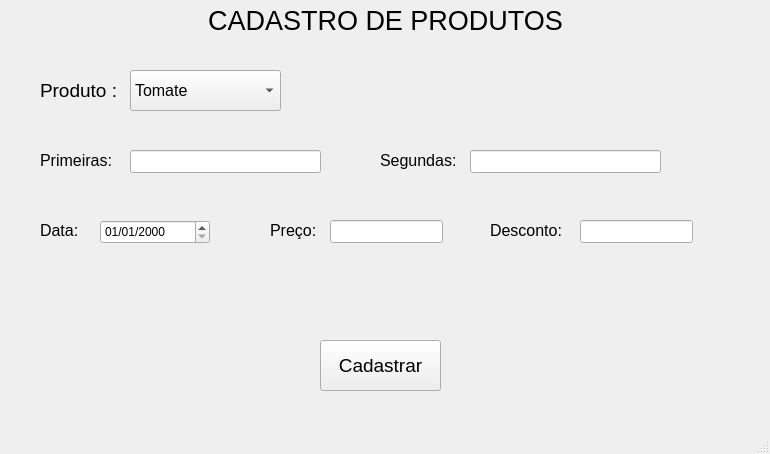
<?xml version="1.0" encoding="UTF-8"?>
<ui version="4.0">
 <class>Cadastro</class>
 <widget class="QMainWindow" name="Cadastro">
  <property name="geometry">
   <rect>
    <x>0</x>
    <y>0</y>
    <width>770</width>
    <height>454</height>
   </rect>
  </property>
  <property name="windowTitle">
   <string>MainWindow</string>
  </property>
  <property name="styleSheet">
   <string notr="true"/>
  </property>
  <widget class="QWidget" name="centralwidget">
   <widget class="QLabel" name="label">
    <property name="geometry">
     <rect>
      <x>40</x>
      <y>80</y>
      <width>91</width>
      <height>20</height>
     </rect>
    </property>
    <property name="font">
     <font>
      <pointsize>14</pointsize>
     </font>
    </property>
    <property name="text">
     <string>Produto :</string>
    </property>
   </widget>
   <widget class="QComboBox" name="cbProduto">
    <property name="geometry">
     <rect>
      <x>130</x>
      <y>70</y>
      <width>151</width>
      <height>41</height>
     </rect>
    </property>
    <property name="font">
     <font>
      <pointsize>12</pointsize>
     </font>
    </property>
    <item>
     <property name="text">
      <string>Tomate</string>
     </property>
    </item>
    <item>
     <property name="text">
      <string>Pimentao</string>
     </property>
    </item>
   </widget>
   <widget class="QLabel" name="label_2">
    <property name="geometry">
     <rect>
      <x>40</x>
      <y>150</y>
      <width>91</width>
      <height>20</height>
     </rect>
    </property>
    <property name="font">
     <font>
      <pointsize>12</pointsize>
     </font>
    </property>
    <property name="text">
     <string>Primeiras: </string>
    </property>
   </widget>
   <widget class="QLineEdit" name="inputPrimeiras">
    <property name="geometry">
     <rect>
      <x>130</x>
      <y>150</y>
      <width>191</width>
      <height>23</height>
     </rect>
    </property>
    <property name="inputMask">
     <string/>
    </property>
    <property name="text">
     <string/>
    </property>
    <property name="maxLength">
     <number>32767</number>
    </property>
    <property name="frame">
     <bool>true</bool>
    </property>
    <property name="cursorPosition">
     <number>0</number>
    </property>
   </widget>
   <widget class="QLabel" name="label_3">
    <property name="geometry">
     <rect>
      <x>380</x>
      <y>150</y>
      <width>91</width>
      <height>20</height>
     </rect>
    </property>
    <property name="font">
     <font>
      <pointsize>12</pointsize>
     </font>
    </property>
    <property name="text">
     <string>Segundas:</string>
    </property>
   </widget>
   <widget class="QLineEdit" name="inputSegundas">
    <property name="geometry">
     <rect>
      <x>470</x>
      <y>150</y>
      <width>191</width>
      <height>23</height>
     </rect>
    </property>
    <property name="inputMask">
     <string/>
    </property>
    <property name="text">
     <string/>
    </property>
   </widget>
   <widget class="QDateEdit" name="inputData">
    <property name="geometry">
     <rect>
      <x>100</x>
      <y>220</y>
      <width>110</width>
      <height>24</height>
     </rect>
    </property>
    <property name="displayFormat">
     <string>dd/MM/yyyy</string>
    </property>
   </widget>
   <widget class="QLabel" name="label_4">
    <property name="geometry">
     <rect>
      <x>40</x>
      <y>220</y>
      <width>91</width>
      <height>20</height>
     </rect>
    </property>
    <property name="font">
     <font>
      <pointsize>12</pointsize>
     </font>
    </property>
    <property name="text">
     <string>Data:</string>
    </property>
   </widget>
   <widget class="QLabel" name="label_5">
    <property name="geometry">
     <rect>
      <x>270</x>
      <y>220</y>
      <width>91</width>
      <height>20</height>
     </rect>
    </property>
    <property name="font">
     <font>
      <pointsize>12</pointsize>
     </font>
    </property>
    <property name="text">
     <string>Preço: </string>
    </property>
   </widget>
   <widget class="QLineEdit" name="inputPreco">
    <property name="geometry">
     <rect>
      <x>330</x>
      <y>220</y>
      <width>113</width>
      <height>23</height>
     </rect>
    </property>
   </widget>
   <widget class="QLabel" name="label_6">
    <property name="geometry">
     <rect>
      <x>0</x>
      <y>10</y>
      <width>771</width>
      <height>20</height>
     </rect>
    </property>
    <property name="font">
     <font>
      <pointsize>20</pointsize>
     </font>
    </property>
    <property name="layoutDirection">
     <enum>Qt::LeftToRight</enum>
    </property>
    <property name="text">
     <string>CADASTRO DE PRODUTOS</string>
    </property>
    <property name="alignment">
     <set>Qt::AlignCenter</set>
    </property>
   </widget>
   <widget class="QPushButton" name="btnCadastrar">
    <property name="geometry">
     <rect>
      <x>320</x>
      <y>340</y>
      <width>121</width>
      <height>51</height>
     </rect>
    </property>
    <property name="font">
     <font>
      <pointsize>14</pointsize>
     </font>
    </property>
    <property name="text">
     <string>Cadastrar</string>
    </property>
   </widget>
   <widget class="QLabel" name="label_7">
    <property name="geometry">
     <rect>
      <x>490</x>
      <y>220</y>
      <width>91</width>
      <height>20</height>
     </rect>
    </property>
    <property name="font">
     <font>
      <pointsize>12</pointsize>
     </font>
    </property>
    <property name="text">
     <string>Desconto: </string>
    </property>
   </widget>
   <widget class="QLineEdit" name="inputDesconto">
    <property name="geometry">
     <rect>
      <x>580</x>
      <y>220</y>
      <width>113</width>
      <height>23</height>
     </rect>
    </property>
   </widget>
  </widget>
  <widget class="QMenuBar" name="menubar">
   <property name="geometry">
    <rect>
     <x>0</x>
     <y>0</y>
     <width>770</width>
     <height>20</height>
    </rect>
   </property>
  </widget>
  <widget class="QStatusBar" name="statusbar"/>
 </widget>
 <resources/>
 <connections/>
</ui>
